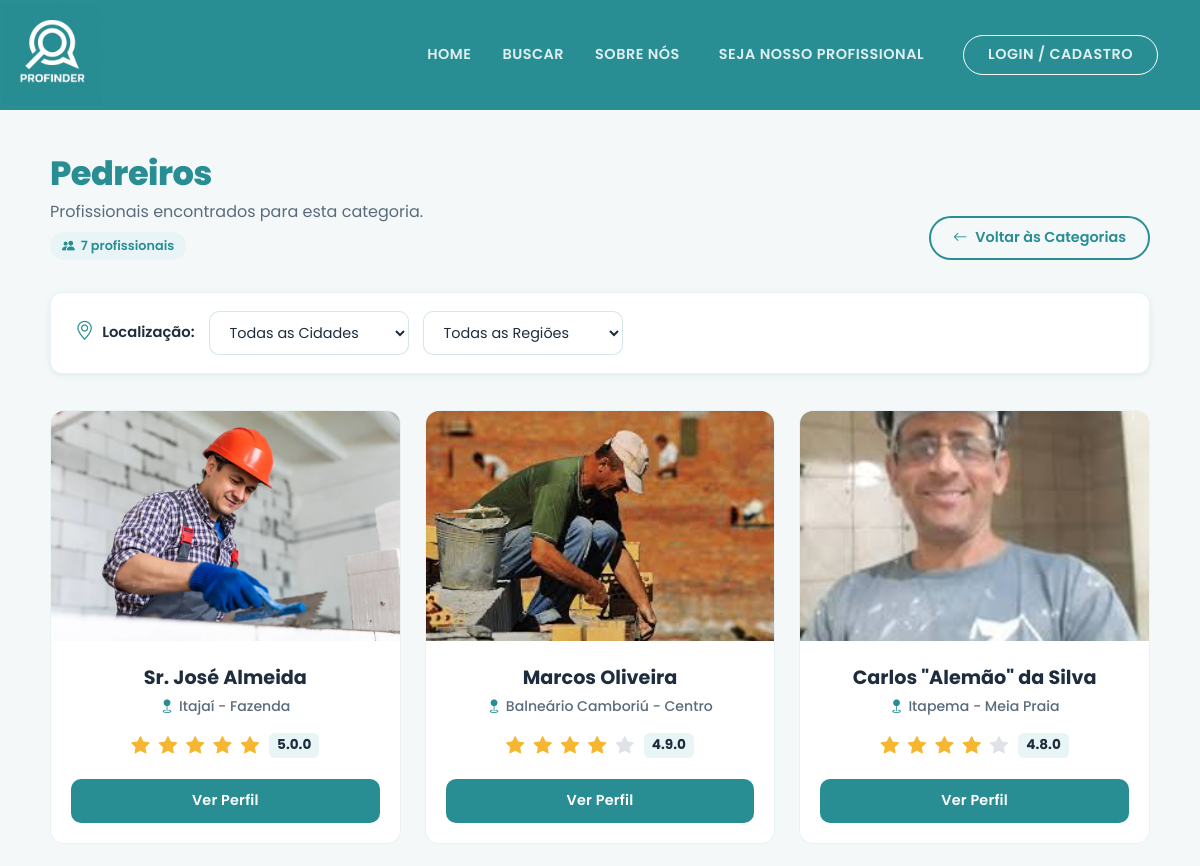
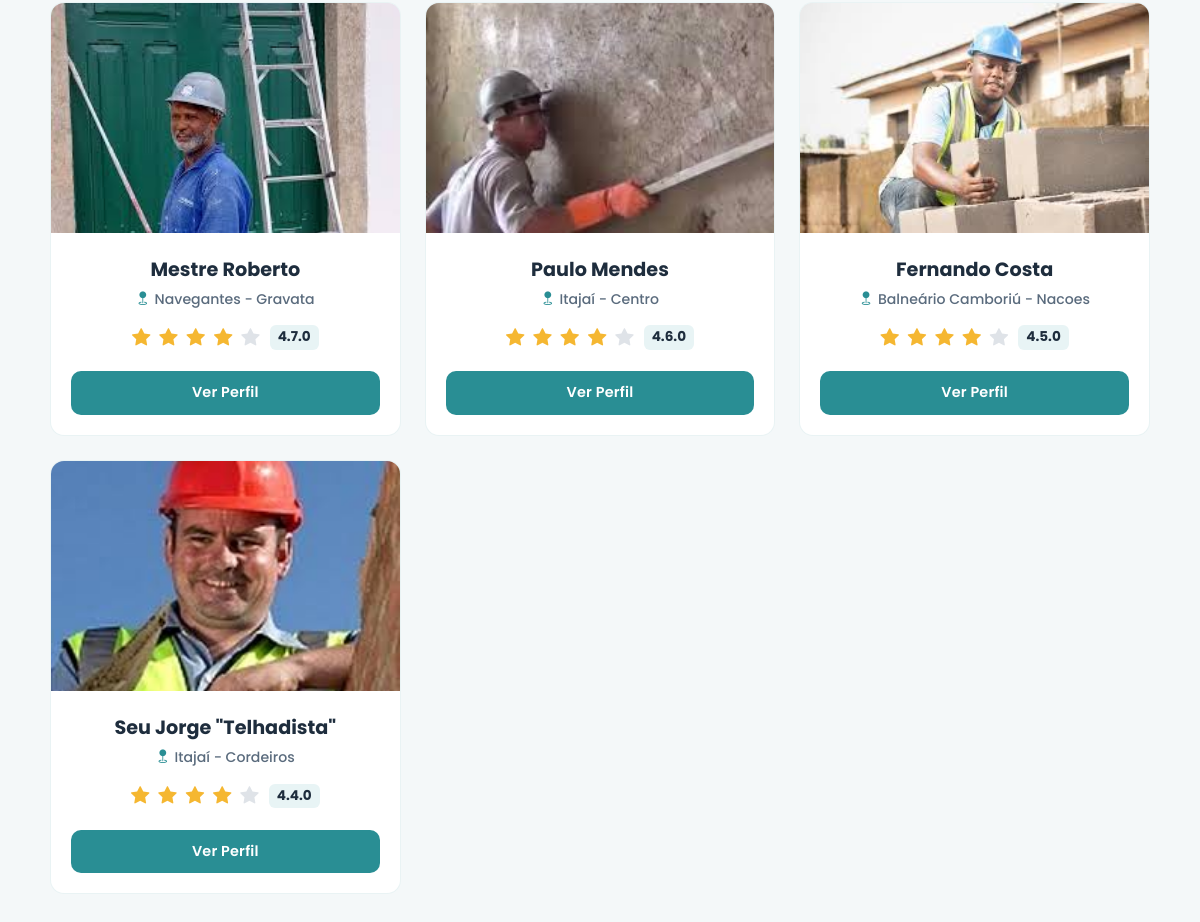
Screenshot of /busca-profissionais/Pedreiro with the database file from the repository (2 pictures, top to bottom).
### app.py (models this page shows, shortened)
class Profissional(db.Model, UserMixin):
    id = db.Column(db.Integer, primary_key=True)
    nome = db.Column(db.String(100), nullable=False)
    cpf = db.Column(db.String(11), unique=True, nullable=False)
    email = db.Column(db.String(120), unique=True, nullable=False)
    senha = db.Column(db.String(128), nullable=False)
    telefone = db.Column(db.String(20), nullable=True)
    profissao = db.Column(db.String(50), nullable=False)
    cidade = db.Column(db.String(100), nullable=False)
    regiao = db.Column(db.String(100), nullable=False)
    endereco_fixo = db.Column(db.String(255), nullable=True)
    descricao = db.Column(db.Text, nullable=True)
    avaliacao = db.Column(db.Float, default=5.0)
    foto = db.Column(db.String(255), default='https://cdn-icons-png.flaticon.com/512/3135/3135715.png')
    tipo_conta = db.Column(db.String(20), default='profissional')
    verificado = db.Column(db.Boolean, default=False)
    trabalhos = db.relationship('Portfolio', backref='profissional', lazy=True, cascade='all, delete-orphan')
    solicitacoes_recebidas = db.relationship('SolicitacaoServico', backref='profissional_solicitado', lazy=True, cascade='all, delete-orphan')

### app.py (the view)
@app.route('/busca-profissionais/<categoria>')
def busca_profissionais(categoria):
    profissionais_encontrados = Profissional.query.filter_by(profissao=categoria).all()
    ids_favoritos = []
    if current_user.is_authenticated and current_user.tipo_conta == 'cliente':
        ids_favoritos = [f.profissional_id for f in Favorito.query.filter_by(cliente_id=current_user.id).all()]
    return render_template('busca_profissionais.html', profissionais=profissionais_encontrados, categoria=categoria, ids_favoritos=ids_favoritos)

### app.py (called while the page is built)
@app.context_processor
def inject_notifications():
    if current_user.is_authenticated and current_user.tipo_conta == 'profissional':
        count = SolicitacaoServico.query.filter_by(profissional_id=current_user.id, status='pendente').count()
        return dict(notificacoes_count=count)
    return dict(notificacoes_count=0)

### app/templates/busca_profissionais.html (shortened to what this page needs)
<!DOCTYPE html>
<html lang="pt-BR">
<head>
    <link href="https://cdn.jsdelivr.net/npm/bootstrap@5.3.2/dist/css/bootstrap.min.css" rel="stylesheet">
    <link rel="stylesheet" href="https://cdn.jsdelivr.net/npm/bootstrap-icons@1.11.1/font/bootstrap-icons.css">
</head>
<body>
    <nav class="navbar navbar-expand-lg navbar-profinder sticky-top">
        <div class="container">
            <a class="navbar-brand" href="{{ url_for('index') }}" title="Sair / Voltar ao Início">
                <img src="{{ url_for('static', filename='img/logo-nome.png') }}" alt="Logo ProFinder">
            </a>
            <div class="collapse navbar-collapse justify-content-end" id="navbarNav">
                <ul class="navbar-nav align-items-center">
                    <li class="nav-item"><a class="nav-link" href="{{ url_for('index') }}">Home</a></li>
                    <li class="nav-item"><a class="nav-link" href="{{ url_for('busca_servicos') }}">Buscar</a></li>
                    <li class="nav-item"><a class="nav-link" href="{{ url_for('sobre') }}">Sobre Nós</a></li>
                    {% if current_user.is_authenticated %}
                    <li class="nav-item ms-lg-3 mt-3 mt-lg-0 d-none d-lg-block">
                        <a href="{{ url_for('meu_perfil') }}" class="nav-link"
                            style="text-transform: none; font-size: 0.95rem;" title="Acessar Meu Perfil">
                            Olá, <strong>{{ current_user.nome.split()[0] }}</strong>
                            {% if notificacoes_count and notificacoes_count > 0 %}
                            <span class="badge bg-danger rounded-pill ms-1" style="font-size: 0.7rem; padding: 0.25em 0.5em; vertical-align: super;">{{ notificacoes_count }}</span>
                            {% endif %}
                        </a>
                    </li>
                    <li class="nav-item d-lg-none mt-2">
                        <a class="nav-link" href="{{ url_for('meu_perfil') }}">
                            Meu Perfil
                            {% if notificacoes_count and notificacoes_count > 0 %}
                            <span class="badge bg-danger rounded-pill ms-1">{{ notificacoes_count }}</span>
                            {% endif %}
                        </a>
                    </li>
                    <li class="nav-item ms-lg-2 mt-2 mt-lg-0">
                        <a class="nav-link btn-login-nav border border-white rounded-pill px-4"
                            href="{{ url_for('logout') }}" style="background-color: rgba(255,255,255,0.1);">Sair</a>
                    </li>
                    {% else %}
                    <li class="nav-item ms-lg-2">
                        <a class="nav-link" href="{{ url_for('cadastro_profissional') }}">
                            Seja Nosso Profissional
                        </a>
                    </li>
                    <li class="nav-item ms-lg-3 mt-3 mt-lg-0">
                        <a class="nav-link btn-login-nav border border-white rounded-pill px-4"
                            href="{{ url_for('login') }}">
                            Login / Cadastro
                        </a>
                    </li>
                    {% endif %}
                </ul>
            </div>
        </div>
    </nav>
    <main class="container main-container">
        {% set plurais = {
        'Pedreiro': 'Pedreiros',
        'Pintor': 'Pintores',
        'Eletricista': 'Eletricistas',
        'Encanador': 'Encanadores',
        'Diarista': 'Diaristas',
        'Montador de Móveis': 'Montadores de Móveis',
        'Jardineiro': 'Jardineiros',
        'Carpinteiro': 'Carpinteiros',
        'Mecânico': 'Mecânicos',
        'Técnico de Informática': 'Técnicos de Informática'
        } %}
        {% set titulo_plural = plurais.get(categoria, categoria ~ 's') %}
        <div class="cabecalho-busca">
            <div>
                <h1 class="titulo-resultados"><span class="titulo-destaque">{{ titulo_plural }}</span></h1>
                <p class="subtitulo-resultados">Profissionais encontrados para esta categoria.</p>
                {% if profissionais %}
                <div class="resultado-count">
                    <i class="bi bi-people-fill"></i> {{ profissionais|length }} profissiona{{ 'l' if profissionais|length == 1 else 'is' }}
                </div>
                {% endif %}
            </div>
            <a href="{{ url_for('busca_servicos') }}" class="btn-voltar">
                <i class="bi bi-arrow-left"></i> Voltar às Categorias
            </a>
        </div>
        <div class="filtros-container">
            <label class="filtro-label">
                <i class="bi bi-geo-alt" style="font-size: 1.2rem;"></i> Localização:
            </label>
            <select class="form-select-custom" id="filtroCidade" onchange="atualizarRegioesFiltro()">
                <option value="todas" selected>Todas as Cidades</option>
            </select>
            <select class="form-select-custom" id="filtroRegiao" onchange="filtrarProfissionais()">
                <option value="todas" selected>Todas as Regiões</option>
            </select>
        </div>
        <div class="row row-cols-1 row-cols-md-2 row-cols-lg-3 g-4">
            {% if profissionais %}
            {% for pro in profissionais %}
            <div class="col card-item-pro" data-cidade="{{ pro.cidade }}" data-regiao="{{ pro.regiao }}" style="animation-delay: {{ loop.index0 * 0.06 }}s;">
                <div class="card-profissional">
                    <div class="foto-container">
                        <img src="{{ pro.foto }}" alt="Foto de {{ pro.nome }}">
                    </div>
                    <div class="card-body-custom">
                        <h3 class="nome-profissional">{{ pro.nome }}</h3>
                        <p class="localizacao-profissional">
                            <i class="bi bi-geo-fill"></i>
                            {% if pro.regiao == 'todas' %}
                            {{ pro.cidade }} (Toda a região)
                            {% else %}
                            {{ pro.cidade }} - {{ pro.regiao.replace('_', ' ').title() }}
                            {% endif %}
                        </p>
                        <div class="estrelas-container">
                            <div class="estrelas">
                                {% for i in range(5) %}
                                {% if i < pro.avaliacao|int %} <i class="bi bi-star-fill"></i>
                                    {% else %}
                                    <i class="bi bi-star-fill estrela-vazia"></i>
                                    {% endif %}
                                    {% endfor %}
                            </div>
                            <span class="nota-valor">{{ pro.avaliacao }}.0</span>
                        </div>
                        <div class="card-actions">
                            <a href="{{ url_for('perfil', id=pro.id) }}" class="btn-perfil" style="flex: 1;">Ver Perfil</a>
                        </div>
                    </div>
                </div>
            </div>
            {% endfor %}
            {% endif %}
        </div>
    </main>
</body>
</html>

### rows the page displays
Profissional: foto (picture), nome "Sr. José Almeida", cidade "Itajaí", regiao.replace "Fazenda", avaliacao "5.0"
Profissional: foto (picture), nome "Marcos Oliveira", cidade "Balneário Camboriú", regiao.replace "Centro", avaliacao "4.9"
Profissional: foto (picture), nome "Carlos \"Alemão\" da Silva", cidade "Itapema", regiao.replace "Meia Praia", avaliacao "4.8"
Profissional: foto (picture), nome "Mestre Roberto", cidade "Navegantes", regiao.replace "Gravata", avaliacao "4.7"
Profissional: foto (picture), nome "Paulo Mendes", cidade "Itajaí", regiao.replace "Centro", avaliacao "4.6"
Profissional: foto (picture), nome "Fernando Costa", cidade "Balneário Camboriú", regiao.replace "Nacoes", avaliacao "4.5"
Profissional: foto (picture), nome "Seu Jorge \"Telhadista\"", cidade "Itajaí", regiao.replace "Cordeiros", avaliacao "4.4"

### other values shown
{{ titulo_plural }} "Pedreiros"
{{ profissionais|length }} "7"
{{ 'l' if profissionais|length == 1 else 'is' }} "is"
